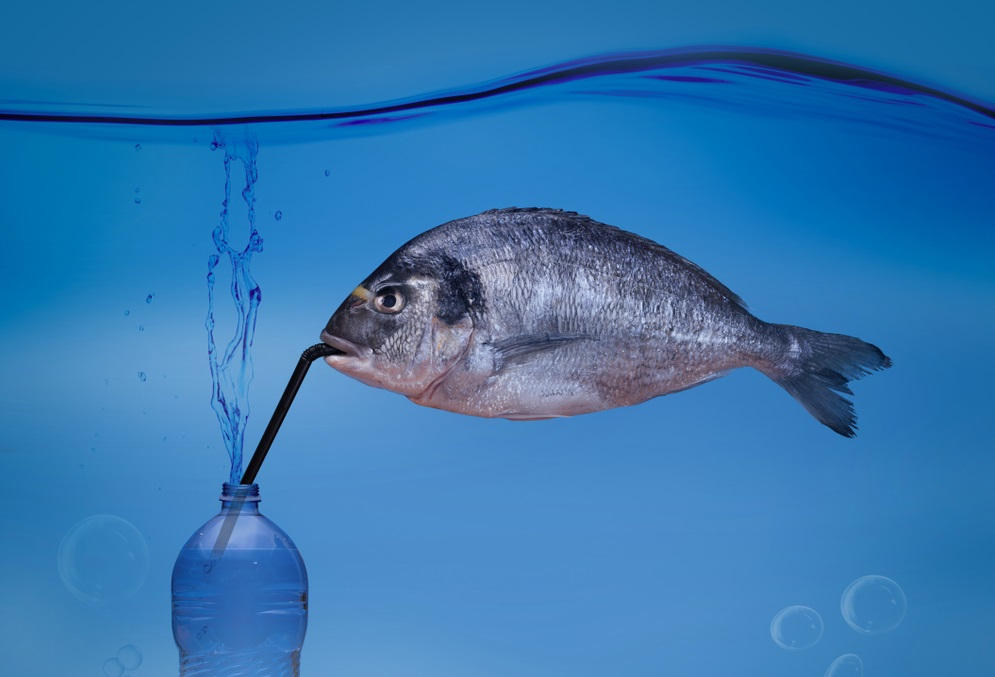
//> input picture Medicinsk billedeteknologi/Opgaver/sample.jpg, 995 x 677 px
$ ./Filter_med_weighted   (built with g++ and OpenCV 4)
//> lines starting //> are read from the running program, lines starting //| are printed output that depends on the picture
#include <opencv2/core/core.hpp>
#include <opencv2/highgui/highgui.hpp>
#include <opencv2/imgproc.hpp>
#include<opencv2/opencv.hpp>
#include <iostream>

using namespace cv;
using namespace std;

void filter(Mat image, int filterfunc[3][3], Mat new_image);

int main(int argc, char** argv) {
    Mat image1;

    String imageName("sample.jpg"); // by default
    if (argc > 1)
    {
        imageName = argv[1];
    }

    image1 = imread(samples::findFile(imageName), IMREAD_GRAYSCALE); // Read the file
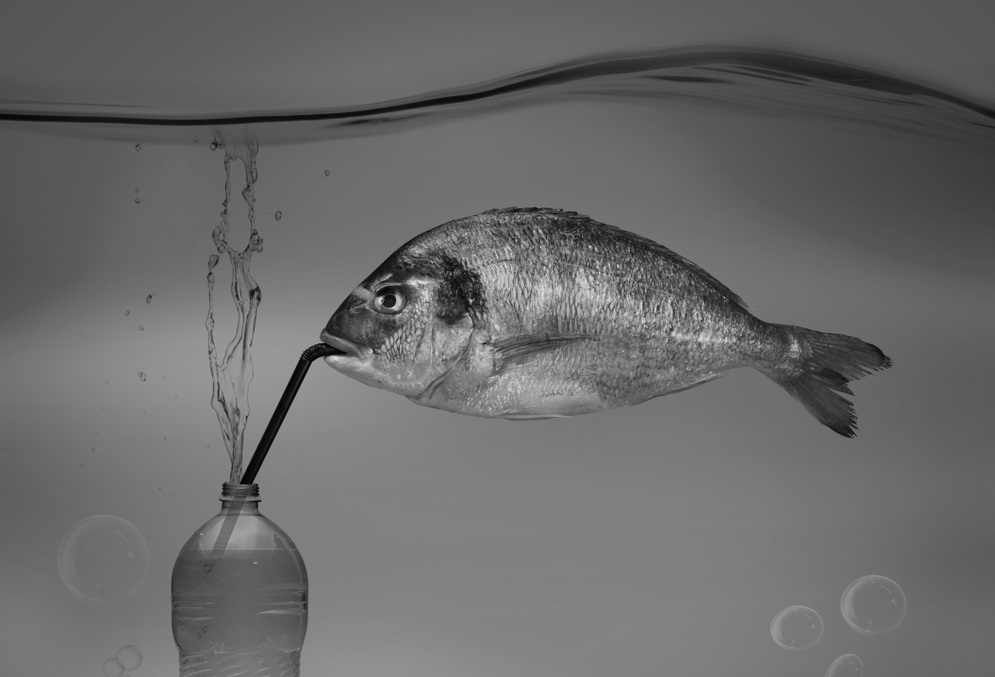
//> image1: 677 rows x 995 cols, CV_8UC1; min 0, max 236, mean 106.2
    if (image1.empty())                      // Check for invalid input
    {
        cout << "Could not open or find the image" << std::endl;
        return -1;
    }

    Mat new_image2 = Mat::zeros(image1.rows, image1.cols, CV_8UC1);
    //int filterfunc2[3][3] = {{1, 2, 1}, {2, 4, 2}, {1, 2, 1}};
    int filterfunc2[3][3] = {{1, 1, 1}, {1, 1, 1}, {1, 1, 1}};
    filter(image1, filterfunc2, new_image2);

    namedWindow("image", WINDOW_AUTOSIZE);
    imshow("image", image1);

    namedWindow("New_image", WINDOW_AUTOSIZE);
    imshow("New_image", new_image2);
    waitKey();
}

void filter(Mat image, int filterfunc[3][3], Mat new_image) {
    for (int r = 1; r < image.rows - 1; r++) {
        for (int c = 1; c < image.cols - 1; c++) {
            float sum = 0;
            int i = 0, j = 0;
            for (int m = r - 1; m < r + 2; m++) {
                for (int l = c - 1; l < c + 2; l++) {
                            sum += image.at<uchar>(m, l) * filterfunc[i][j];
                            if(r == 1 && c == 1){
                                std::cout << filterfunc[m][l] << " " << i << " " << j << std::endl;
                            }
                            j++;
                }
                i++;
                j= 0;
            }
            new_image.at<uchar>(r, c) = round(sum / 16);
        }
    }
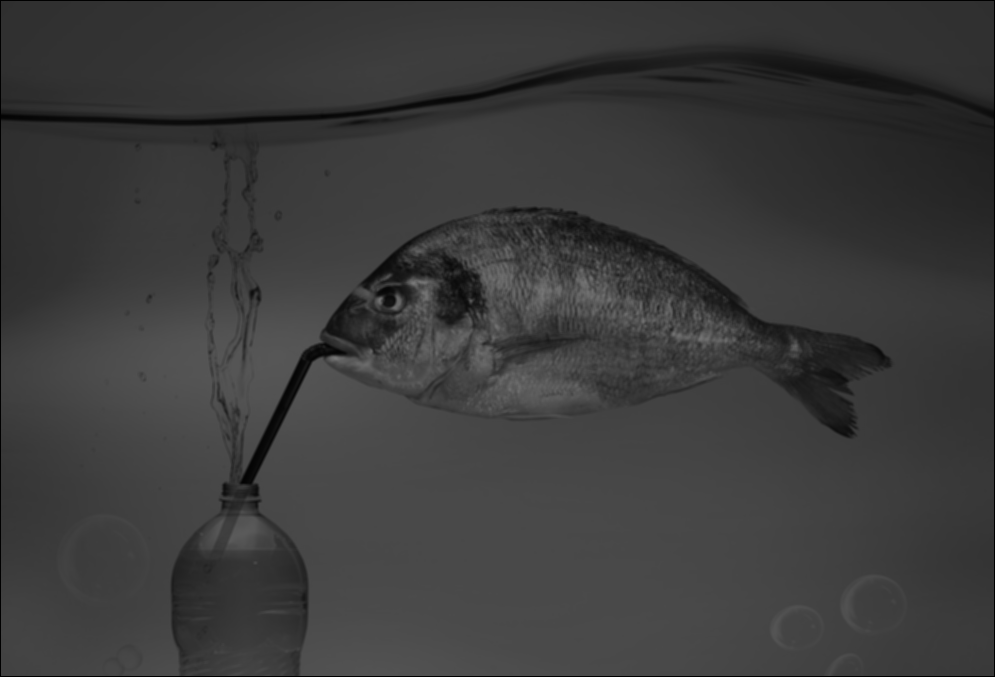
//> new_image: 677 rows x 995 cols, CV_8UC1; min 0, max 121, mean 59.5
}
